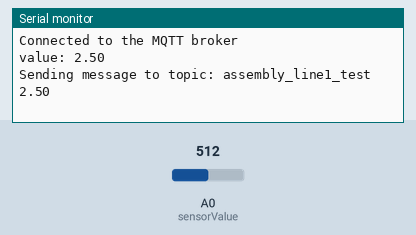
Recording of a sketch running on a simulated Arduino MKR. Shown: the last lines printed to the serial monitor. The test bench sets the inputs (shaded band); at power-on: A0 (sensorValue) = 512. WiFi joins after 1.5 s; servers stay silent unless stated; no MQTT or app messages arrive unless stated.

Above: at 2.7 s.
2.8 s: A0 (sensorValue) set to 716
At 3.9 s:
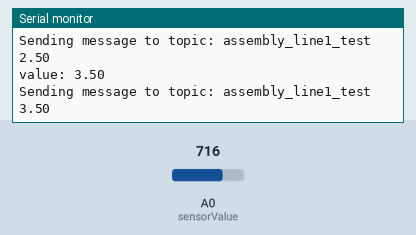
4.3 s: A0 (sensorValue) set to 900
At 5.3 s:
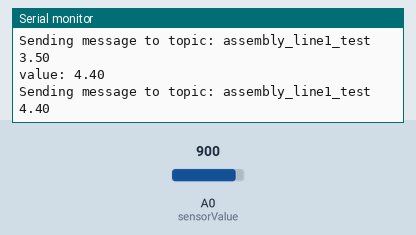

The sketch:

wifi_sensor_may18a.ino
```cpp
#include <Wire.h>
#include <ArduinoMqttClient.h>
#include <WiFiNINA.h>
#include "arduino_secrets.h"

char ssid[] = SECRET_SSID;      // Network SSID (name)
char pass[] = SECRET_PASS;      // Network password

WiFiClient wifiClient;
MqttClient mqttClient(wifiClient);

const char broker[] = "192.168.0.6";
int port = 1883;
const char topic[] = "assembly_line1_test";

const long interval = 8000;
unsigned long previousMillis = 0;

int value;
int sensorValue = A0;
int previousValue = 0;

void setup() {
  Serial.begin(9600);

  while (!Serial) {
    ; // Wait for serial port to connect. Needed for native USB port only
  }

  connectToWiFi();
  connectToMQTTBroker();
}

void loop() {
  mqttClient.poll();

  // Check if the Wi-Fi connection is lost
  if (WiFi.status() != WL_CONNECTED) {
    // Disconnect from the MQTT broker
    mqttClient.stop();

    // Attempt to reconnect to the Wi-Fi network
    connectToWiFi();

    // Reconnect to the MQTT broker
    connectToMQTTBroker();
  } else {
    // Check if the MQTT client is connected
    if (!mqttClient.connected()) {
      // Disconnect from the MQTT broker
      mqttClient.stop();

      // Attempt to reconnect to the MQTT broker
      connectToMQTTBroker();
    } else {

      // Check if the previous value has changed
      // Read the sensor value status
      value = analogRead(sensorValue);
      float voltage = value * (5.0 / 1023.0);

      // Check if the value has changed
      if (value != previousValue) {
        previousValue = value;
        Serial.print("value: ");
        Serial.println(voltage);
        publishMessage(topic, voltage);
      }
    }
  }

  delay(100); // Add a small delay to avoid reading the limit switch too frequently
}

void connectToWiFi() {
  Serial.print("Attempting to connect to WPA SSID: ");
  Serial.println(ssid);

  while (WiFi.begin(ssid, pass) != WL_CONNECTED) {
    Serial.print(".");
    delay(5000);
  }

  Serial.println("Connected to the network");
  Serial.println();
}

void connectToMQTTBroker() {
  Serial.print("Attempting to connect to the MQTT broker: ");
  Serial.println(broker);

  while (!mqttClient.connect(broker, port)) {
    Serial.print("MQTT connection failed! Error code = ");
    Serial.println(mqttClient.connectError());
    delay(5000);
  }

  Serial.println("Connected to the MQTT broker");
  Serial.println();
}

void publishMessage(const char* topic, float value) {
  Serial.print("Sending message to topic: ");
  Serial.println(topic);
  Serial.println(value, 2); // Print value with 2 decimal points

  mqttClient.beginMessage(topic);
  mqttClient.print(value, 2); // Publish value with 2 decimal points
  mqttClient.endMessage();

  Serial.println();
}
```

arduino_secrets.h
```cpp
#define SECRET_SSID "OF008 2265"
#define SECRET_PASS "-91o481C"
```

Measured:
- after the input at 2.8 s, the serial monitor: prints a new line after 0.06 s (image 1)
- after the input at 4.3 s, the serial monitor: prints a new line after 0.06 s (image 2)
